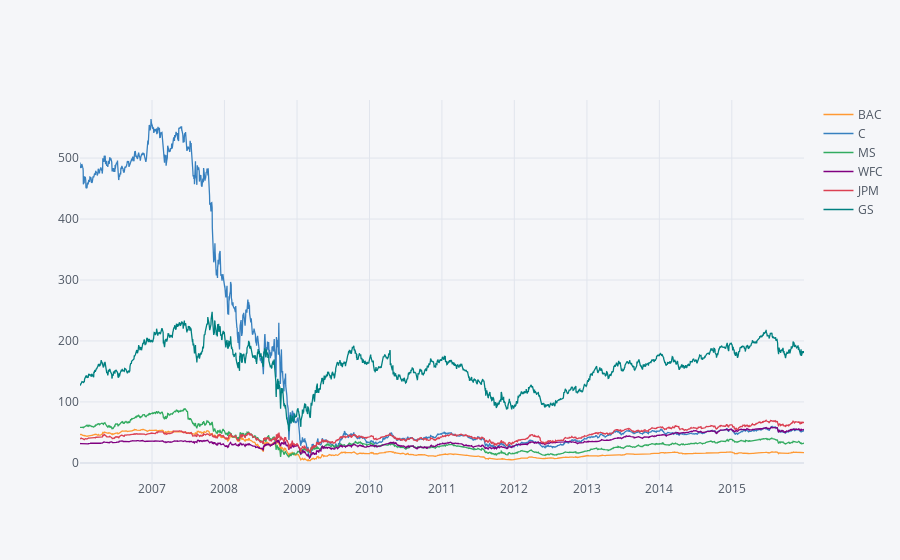

Here is the notebook cell this chart was saved with:
### Code cell
round(bank_stocks.xs(key = 'Close', axis = 1, level = 1),2).iplot()

### Figure 1 — Plotly figure (JSON) as saved in the notebook; plotly's stock layout.template omitted (floating-point values rounded to 4 significant figures; data arrays with more than 128 entries replaced by an {"elided": "..."} marker saying what was removed)
{"data": [{"line": {"color": "rgba(255, 153, 51, 1.0)", "dash": "solid", "shape": "linear", "width": 1.3}, "mode": "lines", "name": "BAC", "text": "", "type": "scatter", "x": {"elided": "2517 str values"}, "y": {"elided": "2517 float values"}}, {"line": {"color": "rgba(55, 128, 191, 1.0)", "dash": "solid", "shape": "linear", "width": 1.3}, "mode": "lines", "name": "C", "text": "", "type": "scatter", "x": {"elided": "2517 str values"}, "y": {"elided": "2517 float values"}}, {"line": {"color": "rgba(50, 171, 96, 1.0)", "dash": "solid", "shape": "linear", "width": 1.3}, "mode": "lines", "name": "MS", "text": "", "type": "scatter", "x": {"elided": "2517 str values"}, "y": {"elided": "2517 float values"}}, {"line": {"color": "rgba(128, 0, 128, 1.0)", "dash": "solid", "shape": "linear", "width": 1.3}, "mode": "lines", "name": "WFC", "text": "", "type": "scatter", "x": {"elided": "2517 str values"}, "y": {"elided": "2517 float values"}}, {"line": {"color": "rgba(219, 64, 82, 1.0)", "dash": "solid", "shape": "linear", "width": 1.3}, "mode": "lines", "name": "JPM", "text": "", "type": "scatter", "x": {"elided": "2517 str values"}, "y": {"elided": "2517 float values"}}, {"line": {"color": "rgba(0, 128, 128, 1.0)", "dash": "solid", "shape": "linear", "width": 1.3}, "mode": "lines", "name": "GS", "text": "", "type": "scatter", "x": {"elided": "2517 str values"}, "y": {"elided": "2517 float values"}}], "layout": {"legend": {"bgcolor": "#F5F6F9", "font": {"color": "#4D5663"}}, "paper_bgcolor": "#F5F6F9", "plot_bgcolor": "#F5F6F9", "title": {"font": {"color": "#4D5663"}}, "xaxis": {"gridcolor": "#E1E5ED", "showgrid": true, "tickfont": {"color": "#4D5663"}, "title": {"font": {"color": "#4D5663"}, "text": ""}, "zerolinecolor": "#E1E5ED"}, "yaxis": {"gridcolor": "#E1E5ED", "showgrid": true, "tickfont": {"color": "#4D5663"}, "title": {"font": {"color": "#4D5663"}, "text": ""}, "zerolinecolor": "#E1E5ED"}}}
